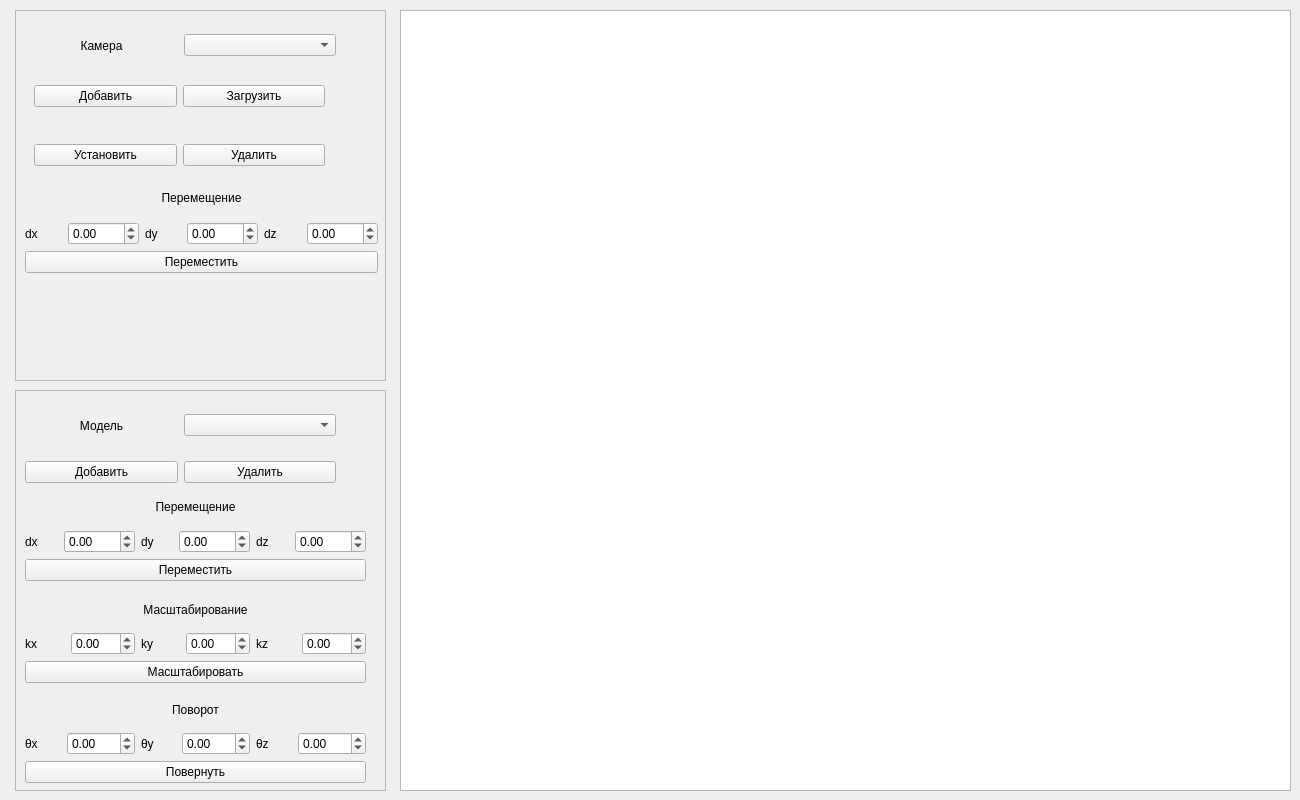
<?xml version="1.0" encoding="UTF-8"?>
<ui version="4.0">
 <class>MainWindow</class>
 <widget class="QMainWindow" name="MainWindow">
  <property name="geometry">
   <rect>
    <x>0</x>
    <y>0</y>
    <width>1300</width>
    <height>800</height>
   </rect>
  </property>
  <property name="windowTitle">
   <string>MainWindow</string>
  </property>
  <widget class="QWidget" name="centralwidget">
   <widget class="QFrame" name="sceneFrame">
    <property name="geometry">
     <rect>
      <x>15</x>
      <y>10</y>
      <width>371</width>
      <height>371</height>
     </rect>
    </property>
    <property name="frameShape">
     <enum>QFrame::StyledPanel</enum>
    </property>
    <property name="frameShadow">
     <enum>QFrame::Plain</enum>
    </property>
    <widget class="QWidget" name="boxWidgetV" native="true">
     <property name="geometry">
      <rect>
       <x>10</x>
       <y>10</y>
       <width>311</width>
       <height>51</height>
      </rect>
     </property>
     <layout class="QHBoxLayout" name="horizontalLayout_6">
      <item>
       <widget class="QLabel" name="viewerMainLabel">
        <property name="text">
         <string>Камера</string>
        </property>
        <property name="alignment">
         <set>Qt::AlignCenter</set>
        </property>
       </widget>
      </item>
      <item>
       <widget class="QComboBox" name="viewerBox"/>
      </item>
     </layout>
    </widget>
    <widget class="QWidget" name="gridLayoutWidget_3">
     <property name="geometry">
      <rect>
       <x>10</x>
       <y>270</y>
       <width>351</width>
       <height>93</height>
      </rect>
     </property>
     <layout class="QGridLayout" name="viewerRotateLayout">
      <property name="sizeConstraint">
       <enum>QLayout::SetDefaultConstraint</enum>
      </property>
      <property name="topMargin">
       <number>3</number>
      </property>
     </layout>
    </widget>
    <widget class="QWidget" name="layoutWidget_3">
     <property name="geometry">
      <rect>
       <x>10</x>
       <y>170</y>
       <width>353</width>
       <height>93</height>
      </rect>
     </property>
     <layout class="QGridLayout" name="viewerMoveLayout">
      <item row="1" column="5">
       <widget class="QDoubleSpinBox" name="moveViewerZBox">
        <property name="minimum">
         <double>-999.000000000000000</double>
        </property>
        <property name="maximum">
         <double>1000.000000000000000</double>
        </property>
       </widget>
      </item>
      <item row="1" column="1">
       <widget class="QDoubleSpinBox" name="moveViewerXBox">
        <property name="minimum">
         <double>-999.000000000000000</double>
        </property>
        <property name="maximum">
         <double>1000.000000000000000</double>
        </property>
        <property name="singleStep">
         <double>0.000000000000000</double>
        </property>
       </widget>
      </item>
      <item row="1" column="4">
       <widget class="QLabel" name="moveViewerZLabel">
        <property name="text">
         <string>dz</string>
        </property>
       </widget>
      </item>
      <item row="0" column="0" colspan="6">
       <widget class="QLabel" name="moveViewerLabel">
        <property name="sizePolicy">
         <sizepolicy hsizetype="Minimum" vsizetype="Minimum">
          <horstretch>0</horstretch>
          <verstretch>0</verstretch>
         </sizepolicy>
        </property>
        <property name="text">
         <string>Перемещение</string>
        </property>
        <property name="alignment">
         <set>Qt::AlignCenter</set>
        </property>
       </widget>
      </item>
      <item row="1" column="2">
       <widget class="QLabel" name="moveViewerYLabel">
        <property name="text">
         <string>dy</string>
        </property>
       </widget>
      </item>
      <item row="1" column="3">
       <widget class="QDoubleSpinBox" name="moveViewerYBox">
        <property name="minimum">
         <double>-999.000000000000000</double>
        </property>
        <property name="maximum">
         <double>1000.000000000000000</double>
        </property>
       </widget>
      </item>
      <item row="1" column="0">
       <widget class="QLabel" name="moveViewerXLabel">
        <property name="text">
         <string>dx</string>
        </property>
       </widget>
      </item>
      <item row="2" column="0" colspan="6">
       <widget class="QPushButton" name="moveViewerBttn">
        <property name="styleSheet">
         <string notr="true"/>
        </property>
        <property name="text">
         <string>Переместить</string>
        </property>
       </widget>
      </item>
     </layout>
    </widget>
    <widget class="QWidget" name="widget_5" native="true">
     <property name="geometry">
      <rect>
       <x>10</x>
       <y>60</y>
       <width>309</width>
       <height>112</height>
      </rect>
     </property>
     <layout class="QVBoxLayout" name="verticalLayout_2">
      <item>
       <widget class="QWidget" name="widget_6" native="true">
        <layout class="QHBoxLayout" name="horizontalLayout_7">
         <item>
          <widget class="QPushButton" name="addViewerBttn">
           <property name="text">
            <string>Добавить</string>
           </property>
          </widget>
         </item>
         <item>
          <widget class="QPushButton" name="importViewerBttn">
           <property name="text">
            <string>Загрузить</string>
           </property>
          </widget>
         </item>
        </layout>
       </widget>
      </item>
      <item>
       <widget class="QWidget" name="widget_7" native="true">
        <layout class="QHBoxLayout" name="horizontalLayout_8">
         <item>
          <widget class="QPushButton" name="setViewerBttn">
           <property name="text">
            <string>Установить</string>
           </property>
          </widget>
         </item>
         <item>
          <widget class="QPushButton" name="removeViewerBttn">
           <property name="text">
            <string>Удалить</string>
           </property>
          </widget>
         </item>
        </layout>
       </widget>
      </item>
     </layout>
    </widget>
   </widget>
   <widget class="QFrame" name="wireframeFrame">
    <property name="geometry">
     <rect>
      <x>15</x>
      <y>390</y>
      <width>371</width>
      <height>401</height>
     </rect>
    </property>
    <property name="frameShape">
     <enum>QFrame::StyledPanel</enum>
    </property>
    <property name="frameShadow">
     <enum>QFrame::Plain</enum>
    </property>
    <widget class="QWidget" name="gridLayoutWidget_6">
     <property name="geometry">
      <rect>
       <x>10</x>
       <y>300</y>
       <width>341</width>
       <height>93</height>
      </rect>
     </property>
     <layout class="QGridLayout" name="wireframeRotateLayout">
      <property name="sizeConstraint">
       <enum>QLayout::SetDefaultConstraint</enum>
      </property>
      <property name="topMargin">
       <number>3</number>
      </property>
      <item row="1" column="4">
       <widget class="QLabel" name="rotateWireframeZLabel">
        <property name="text">
         <string>θz</string>
        </property>
       </widget>
      </item>
      <item row="1" column="1">
       <widget class="QDoubleSpinBox" name="rotateWireframeXBox">
        <property name="minimum">
         <double>-180.000000000000000</double>
        </property>
        <property name="maximum">
         <double>180.000000000000000</double>
        </property>
       </widget>
      </item>
      <item row="1" column="2">
       <widget class="QLabel" name="rotateWireframeYLabel">
        <property name="text">
         <string>θy</string>
        </property>
       </widget>
      </item>
      <item row="0" column="0" colspan="6">
       <widget class="QLabel" name="rotateWireframeLabel">
        <property name="text">
         <string>Поворот</string>
        </property>
        <property name="alignment">
         <set>Qt::AlignCenter</set>
        </property>
       </widget>
      </item>
      <item row="1" column="5">
       <widget class="QDoubleSpinBox" name="rotateWireframeZBox">
        <property name="minimum">
         <double>-180.000000000000000</double>
        </property>
        <property name="maximum">
         <double>180.000000000000000</double>
        </property>
       </widget>
      </item>
      <item row="1" column="0">
       <widget class="QLabel" name="rotateWireframeXLabel">
        <property name="text">
         <string>θx</string>
        </property>
       </widget>
      </item>
      <item row="1" column="3">
       <widget class="QDoubleSpinBox" name="rotateWireframeYBox">
        <property name="minimum">
         <double>-180.000000000000000</double>
        </property>
        <property name="maximum">
         <double>180.000000000000000</double>
        </property>
       </widget>
      </item>
      <item row="2" column="0" colspan="6">
       <widget class="QPushButton" name="rotateWireframeBttn">
        <property name="text">
         <string>Повернуть</string>
        </property>
       </widget>
      </item>
     </layout>
    </widget>
    <widget class="QWidget" name="gridLayoutWidget_7">
     <property name="geometry">
      <rect>
       <x>10</x>
       <y>200</y>
       <width>341</width>
       <height>93</height>
      </rect>
     </property>
     <layout class="QGridLayout" name="wireframeScaleLayout">
      <property name="sizeConstraint">
       <enum>QLayout::SetDefaultConstraint</enum>
      </property>
      <property name="topMargin">
       <number>3</number>
      </property>
      <item row="1" column="4">
       <widget class="QLabel" name="scaleWireframeZLabel">
        <property name="text">
         <string>kz</string>
        </property>
       </widget>
      </item>
      <item row="1" column="1">
       <widget class="QDoubleSpinBox" name="scaleWireframeXBox">
        <property name="minimum">
         <double>-99.000000000000000</double>
        </property>
        <property name="maximum">
         <double>100.000000000000000</double>
        </property>
       </widget>
      </item>
      <item row="1" column="2">
       <widget class="QLabel" name="scaleWireframeYLabel">
        <property name="text">
         <string>ky</string>
        </property>
       </widget>
      </item>
      <item row="0" column="0" colspan="6">
       <widget class="QLabel" name="scaleWireframeLabel">
        <property name="text">
         <string>Масштабирование</string>
        </property>
        <property name="alignment">
         <set>Qt::AlignCenter</set>
        </property>
       </widget>
      </item>
      <item row="1" column="5">
       <widget class="QDoubleSpinBox" name="scaleWireframeZBox">
        <property name="minimum">
         <double>-99.000000000000000</double>
        </property>
        <property name="maximum">
         <double>100.000000000000000</double>
        </property>
       </widget>
      </item>
      <item row="1" column="0">
       <widget class="QLabel" name="scaleWireframeXLabel">
        <property name="text">
         <string>kx</string>
        </property>
       </widget>
      </item>
      <item row="1" column="3">
       <widget class="QDoubleSpinBox" name="scaleWireframeYBox">
        <property name="minimum">
         <double>-99.000000000000000</double>
        </property>
        <property name="maximum">
         <double>100.000000000000000</double>
        </property>
       </widget>
      </item>
      <item row="2" column="0" colspan="6">
       <widget class="QPushButton" name="scaleWireframeBttn">
        <property name="text">
         <string>Масштабировать</string>
        </property>
       </widget>
      </item>
     </layout>
    </widget>
    <widget class="QWidget" name="layoutWidget_4">
     <property name="geometry">
      <rect>
       <x>10</x>
       <y>100</y>
       <width>341</width>
       <height>91</height>
      </rect>
     </property>
     <layout class="QGridLayout" name="wireframeMoveLayout">
      <item row="1" column="5">
       <widget class="QDoubleSpinBox" name="moveWIreframeZBox">
        <property name="minimum">
         <double>-999.000000000000000</double>
        </property>
        <property name="maximum">
         <double>1000.000000000000000</double>
        </property>
       </widget>
      </item>
      <item row="1" column="1">
       <widget class="QDoubleSpinBox" name="moveWIreframeXBox">
        <property name="minimum">
         <double>-999.000000000000000</double>
        </property>
        <property name="maximum">
         <double>1000.000000000000000</double>
        </property>
       </widget>
      </item>
      <item row="1" column="4">
       <widget class="QLabel" name="moveWIreframeZLabel">
        <property name="text">
         <string>dz</string>
        </property>
       </widget>
      </item>
      <item row="0" column="0" colspan="6">
       <widget class="QLabel" name="moveWIreframeLabel">
        <property name="sizePolicy">
         <sizepolicy hsizetype="Minimum" vsizetype="Minimum">
          <horstretch>0</horstretch>
          <verstretch>0</verstretch>
         </sizepolicy>
        </property>
        <property name="text">
         <string>Перемещение</string>
        </property>
        <property name="alignment">
         <set>Qt::AlignCenter</set>
        </property>
       </widget>
      </item>
      <item row="1" column="2">
       <widget class="QLabel" name="moveWIreframeYLabel">
        <property name="text">
         <string>dy</string>
        </property>
       </widget>
      </item>
      <item row="1" column="3">
       <widget class="QDoubleSpinBox" name="moveWIreframeYBox">
        <property name="minimum">
         <double>-999.000000000000000</double>
        </property>
        <property name="maximum">
         <double>1000.000000000000000</double>
        </property>
       </widget>
      </item>
      <item row="1" column="0">
       <widget class="QLabel" name="moveWIreframeXLabel">
        <property name="text">
         <string>dx</string>
        </property>
       </widget>
      </item>
      <item row="2" column="0" colspan="6">
       <widget class="QPushButton" name="moveWIreframeBttn">
        <property name="text">
         <string>Переместить</string>
        </property>
       </widget>
      </item>
     </layout>
    </widget>
    <widget class="QWidget" name="boxWigerW" native="true">
     <property name="geometry">
      <rect>
       <x>10</x>
       <y>10</y>
       <width>311</width>
       <height>51</height>
      </rect>
     </property>
     <layout class="QHBoxLayout" name="horizontalLayout_9">
      <item>
       <widget class="QLabel" name="wireframeMainLabel">
        <property name="text">
         <string>Модель</string>
        </property>
        <property name="alignment">
         <set>Qt::AlignCenter</set>
        </property>
       </widget>
      </item>
      <item>
       <widget class="QComboBox" name="wireframeBox"/>
      </item>
     </layout>
    </widget>
    <widget class="QWidget" name="widget_8" native="true">
     <property name="geometry">
      <rect>
       <x>10</x>
       <y>60</y>
       <width>311</width>
       <height>44</height>
      </rect>
     </property>
     <layout class="QHBoxLayout" name="horizontalLayout_10">
      <item>
       <widget class="QPushButton" name="addWIreframeBttn">
        <property name="text">
         <string>Добавить</string>
        </property>
       </widget>
      </item>
      <item>
       <widget class="QPushButton" name="removeWIreframeBttn">
        <property name="text">
         <string>Удалить</string>
        </property>
       </widget>
      </item>
     </layout>
    </widget>
   </widget>
   <widget class="QGraphicsView" name="graphicsView">
    <property name="geometry">
     <rect>
      <x>400</x>
      <y>10</y>
      <width>891</width>
      <height>781</height>
     </rect>
    </property>
   </widget>
  </widget>
 </widget>
 <resources/>
 <connections/>
</ui>
